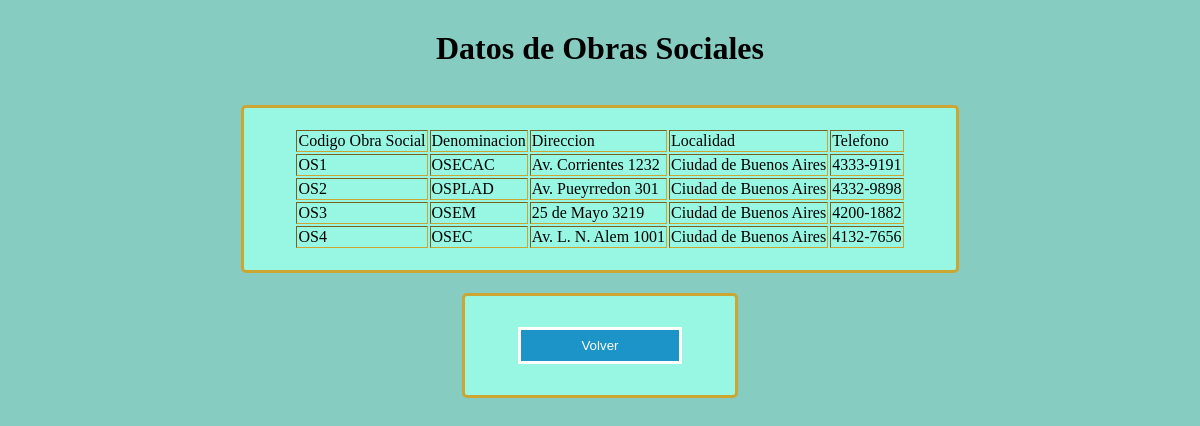
The app's page /consulta_os.php with its own data.
### tables this page shows
CREATE TABLE `obras_sociales` (
  `cod_obra_social` varchar(5) NOT NULL,
  `denominacion` varchar(255) DEFAULT NULL,
  `direccion` varchar(255) DEFAULT NULL,
  `localidad` varchar(255) DEFAULT NULL,
  `telefono` varchar(20) DEFAULT NULL
);

### consulta_os.php (the view, shortened to what this page needs)
<?php
	$conexion=mysqli_connect('localhost','root','','clinica');
 ?>
<!DOCTYPE html>
<html>
<center>
<head>
<h1>Datos de Obras Sociales</h1>
	</head>
	<body>
	<br>
	<table border="1" >
	    <tr>
			<td>Codigo Obra Social</td>
			<td>Denominacion</td>
			<td>Direccion</td>
			<td>Localidad</td>
			<td>Telefono</td>
	    </tr>
		<?php
			$tabla='obras_sociales';
            $sql="SELECT * from $tabla";
			$result=mysqli_query($conexion,$sql);
			while($mostrar=mysqli_fetch_array($result)){
		 	?>
				<tr>
					<td><?php echo $mostrar['cod_obra_social'] ?></td>
					<td><?php echo $mostrar['denominacion'] ?></td>
					<td><?php echo $mostrar['direccion'] ?></td>
					<td><?php echo $mostrar['localidad'] ?></td>
					<td><?php echo $mostrar['telefono'] ?></td>
				</tr>
			<?php
			}
	 	?>
	</table>
			<table>
	<form action="bienvenida.php" name="" method="POST">
			<tr>
                <td><input type="submit" value="Volver" /> </td>
            </tr>
		</form>
		</table>
	</body>
	</center>
</html>

### Estilo.css (style rules this page uses)
body { background-color: #87ccc1; margin: 0; padding: 0; }
h1 { text-align: center; width: 50%; margin: auto; margin-top: 30px; }
table { border: 3px solid #cca633; padding: 20px 50px; margin-top: 20px; border-radius: 5px; background-color: #97f7e2; }
input[type=submit] { background-color: #1C94C8; color: white; padding: 8px 60px; margin: 8px 0px; border: solid; cursor: pointer; width: 100%; }

### records on screen
obras_sociales: cod_obra_social "OS1", denominacion "OSECAC", direccion "Av. Corrientes 1232", localidad "Ciudad de Buenos Aires", telefono "4333-9191"
obras_sociales: cod_obra_social "OS2", denominacion "OSPLAD", direccion "Av. Pueyrredon 301", localidad "Ciudad de Buenos Aires", telefono "4332-9898"
obras_sociales: cod_obra_social "OS3", denominacion "OSEM", direccion "25 de Mayo 3219", localidad "Ciudad de Buenos Aires", telefono "4200-1882"
obras_sociales: cod_obra_social "OS4", denominacion "OSEC", direccion "Av. L. N. Alem 1001", localidad "Ciudad de Buenos Aires", telefono "4132-7656"
